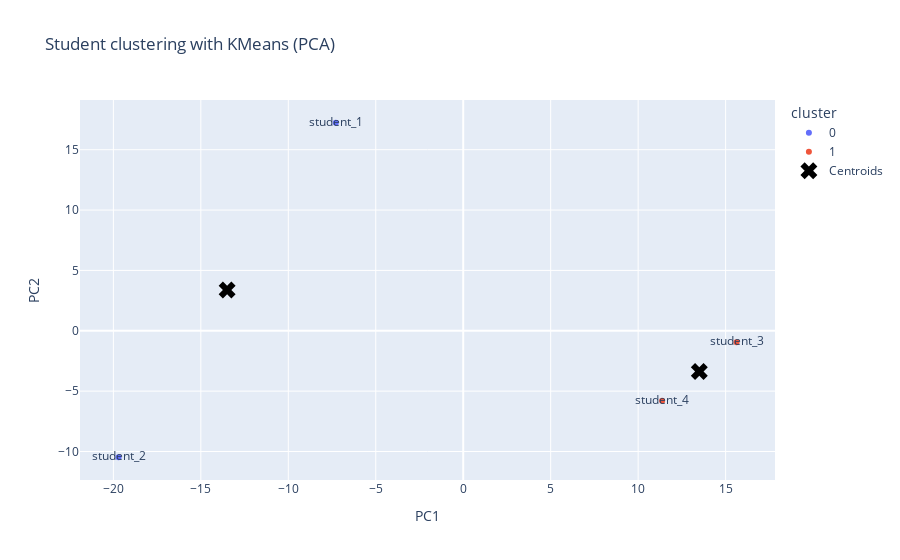

The cell this chart's notebook holds for it:
### Code cell
from sklearn.decomposition import PCA
import plotly.express as px

## PCA for visualization
pca = PCA(n_components=2, random_state=42)
X_pca = pca.fit_transform(X_scaled)

df_clusters = pd.DataFrame({
    "student_id": student_ids,
    "cluster": clusters,
    "PC1": X_pca[:, 0],
    "PC2": X_pca[:, 1]
})

df_clusters["cluster"] = df_clusters["cluster"].astype(str)

fig = px.scatter(
    df_clusters,
    x="PC1",
    y="PC2",
    color="cluster",   # ahora es categórico
    text="student_id",
    title="Student clustering with KMeans (PCA)"
)

# Añadir centroides
centroids_pca = pca.transform(kmeans.cluster_centers_)
fig.add_scatter(
    x=centroids_pca[:, 0],
    y=centroids_pca[:, 1],
    mode="markers",
    marker=dict(color="black", size=15, symbol="x"),
    name="Centroids"
)

fig.show()

### Figure 1 — Plotly figure (JSON) as saved in the notebook; plotly's stock layout.template omitted (floating-point values rounded to 4 significant figures)
{"data": [{"hovertemplate": "cluster=0<br>PC1=%{x}<br>PC2=%{y}<br>student_id=%{text}<extra></extra>", "legendgroup": "0", "marker": {"color": "#636efa", "symbol": "circle"}, "mode": "markers+text", "name": "0", "orientation": "v", "showlegend": true, "text": ["student_1", "student_2"], "type": "scatter", "x": [-7.286, -19.71], "xaxis": "x", "y": [17.23, -10.48], "yaxis": "y"}, {"hovertemplate": "cluster=1<br>PC1=%{x}<br>PC2=%{y}<br>student_id=%{text}<extra></extra>", "legendgroup": "1", "marker": {"color": "#EF553B", "symbol": "circle"}, "mode": "markers+text", "name": "1", "orientation": "v", "showlegend": true, "text": ["student_3", "student_4"], "type": "scatter", "x": [15.62, 11.37], "xaxis": "x", "y": [-0.9563, -5.8], "yaxis": "y"}, {"marker": {"color": "black", "size": 15, "symbol": "x"}, "mode": "markers", "name": "Centroids", "type": "scatter", "x": [-13.5, 13.5], "y": [3.378, -3.378]}], "layout": {"legend": {"title": {"text": "cluster"}, "tracegroupgap": 0}, "title": {"text": "Student clustering with KMeans (PCA)"}, "xaxis": {"anchor": "y", "domain": [0, 1], "title": {"text": "PC1"}}, "yaxis": {"anchor": "x", "domain": [0, 1], "title": {"text": "PC2"}}}}
